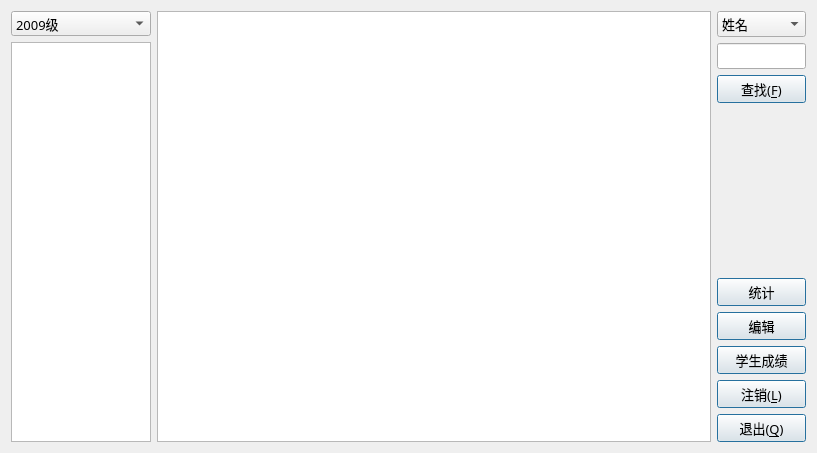
<?xml version="1.0" encoding="UTF-8"?>
<ui version="4.0">
 <class>Window</class>
 <widget class="QWidget" name="Window">
  <property name="geometry">
   <rect>
    <x>0</x>
    <y>0</y>
    <width>817</width>
    <height>453</height>
   </rect>
  </property>
  <property name="minimumSize">
   <size>
    <width>817</width>
    <height>453</height>
   </size>
  </property>
  <property name="font">
   <font>
    <family>微软雅黑</family>
   </font>
  </property>
  <property name="windowTitle">
   <string>西北工业大学软件与微电子学院综合测评系统</string>
  </property>
  <property name="windowIcon">
   <iconset resource="image.qrc">
    <normaloff>:/image/image/icon.png</normaloff>:/image/image/icon.png</iconset>
  </property>
  <property name="styleSheet">
   <string notr="true">QWidget#Window{border-image:url(./background.png);}</string>
  </property>
  <layout class="QGridLayout" name="gridLayout">
   <item row="0" column="0">
    <widget class="QComboBox" name="gradeBox">
     <property name="maximumSize">
      <size>
       <width>141</width>
       <height>25</height>
      </size>
     </property>
     <property name="font">
      <font>
       <family>微软雅黑</family>
       <pointsize>10</pointsize>
      </font>
     </property>
     <item>
      <property name="text">
       <string>2009级</string>
      </property>
     </item>
     <item>
      <property name="text">
       <string>2010级</string>
      </property>
     </item>
     <item>
      <property name="text">
       <string>2011级</string>
      </property>
     </item>
    </widget>
   </item>
   <item row="0" column="1" rowspan="2">
    <widget class="QTableView" name="studentView">
     <property name="minimumSize">
      <size>
       <width>400</width>
       <height>0</height>
      </size>
     </property>
     <property name="font">
      <font>
       <family>微软雅黑</family>
       <pointsize>10</pointsize>
       <weight>50</weight>
       <italic>false</italic>
       <bold>false</bold>
      </font>
     </property>
     <property name="focusPolicy">
      <enum>Qt::NoFocus</enum>
     </property>
     <property name="styleSheet">
      <string notr="true">font: 10pt &quot;微软雅黑&quot;;</string>
     </property>
    </widget>
   </item>
   <item row="0" column="2" rowspan="2">
    <layout class="QVBoxLayout" name="verticalLayout">
     <item>
      <widget class="QComboBox" name="findcomboBox">
       <property name="maximumSize">
        <size>
         <width>89</width>
         <height>16777215</height>
        </size>
       </property>
       <property name="font">
        <font>
         <family>微软雅黑</family>
         <pointsize>10</pointsize>
        </font>
       </property>
       <property name="focusPolicy">
        <enum>Qt::NoFocus</enum>
       </property>
       <item>
        <property name="text">
         <string>姓名</string>
        </property>
       </item>
       <item>
        <property name="text">
         <string>学号</string>
        </property>
       </item>
      </widget>
     </item>
     <item>
      <widget class="QLineEdit" name="findEdit">
       <property name="maximumSize">
        <size>
         <width>89</width>
         <height>16777215</height>
        </size>
       </property>
       <property name="font">
        <font>
         <family>微软雅黑</family>
         <pointsize>10</pointsize>
        </font>
       </property>
       <property name="focusPolicy">
        <enum>Qt::ClickFocus</enum>
       </property>
      </widget>
     </item>
     <item>
      <widget class="QPushButton" name="findButton">
       <property name="maximumSize">
        <size>
         <width>89</width>
         <height>16777215</height>
        </size>
       </property>
       <property name="font">
        <font>
         <family>微软雅黑</family>
         <pointsize>10</pointsize>
        </font>
       </property>
       <property name="focusPolicy">
        <enum>Qt::ClickFocus</enum>
       </property>
       <property name="text">
        <string>查找(&amp;F)</string>
       </property>
       <property name="autoDefault">
        <bool>false</bool>
       </property>
       <property name="default">
        <bool>true</bool>
       </property>
      </widget>
     </item>
     <item>
      <spacer name="verticalSpacer">
       <property name="orientation">
        <enum>Qt::Vertical</enum>
       </property>
       <property name="sizeHint" stdset="0">
        <size>
         <width>20</width>
         <height>108</height>
        </size>
       </property>
      </spacer>
     </item>
     <item>
      <widget class="QPushButton" name="rangeButton">
       <property name="maximumSize">
        <size>
         <width>89</width>
         <height>16777215</height>
        </size>
       </property>
       <property name="font">
        <font>
         <family>微软雅黑</family>
         <pointsize>10</pointsize>
        </font>
       </property>
       <property name="text">
        <string>统计</string>
       </property>
       <property name="default">
        <bool>true</bool>
       </property>
      </widget>
     </item>
     <item>
      <widget class="QPushButton" name="editButton">
       <property name="maximumSize">
        <size>
         <width>89</width>
         <height>16777215</height>
        </size>
       </property>
       <property name="font">
        <font>
         <family>微软雅黑</family>
         <pointsize>10</pointsize>
        </font>
       </property>
       <property name="text">
        <string>编辑</string>
       </property>
       <property name="default">
        <bool>true</bool>
       </property>
      </widget>
     </item>
     <item>
      <widget class="QPushButton" name="showScoreButton">
       <property name="maximumSize">
        <size>
         <width>89</width>
         <height>16777215</height>
        </size>
       </property>
       <property name="font">
        <font>
         <family>微软雅黑</family>
         <pointsize>10</pointsize>
        </font>
       </property>
       <property name="text">
        <string>学生成绩</string>
       </property>
       <property name="default">
        <bool>true</bool>
       </property>
      </widget>
     </item>
     <item>
      <widget class="QPushButton" name="logoutButton">
       <property name="maximumSize">
        <size>
         <width>89</width>
         <height>16777215</height>
        </size>
       </property>
       <property name="font">
        <font>
         <family>微软雅黑</family>
         <pointsize>10</pointsize>
        </font>
       </property>
       <property name="text">
        <string>注销(&amp;L)</string>
       </property>
       <property name="default">
        <bool>true</bool>
       </property>
      </widget>
     </item>
     <item>
      <widget class="QPushButton" name="exitButton">
       <property name="maximumSize">
        <size>
         <width>89</width>
         <height>16777215</height>
        </size>
       </property>
       <property name="font">
        <font>
         <family>微软雅黑</family>
         <pointsize>10</pointsize>
        </font>
       </property>
       <property name="text">
        <string>退出(&amp;Q)</string>
       </property>
       <property name="default">
        <bool>true</bool>
       </property>
      </widget>
     </item>
    </layout>
   </item>
   <item row="1" column="0">
    <widget class="QListView" name="classView">
     <property name="maximumSize">
      <size>
       <width>140</width>
       <height>16777215</height>
      </size>
     </property>
     <property name="font">
      <font>
       <pointsize>10</pointsize>
      </font>
     </property>
    </widget>
   </item>
  </layout>
 </widget>
 <tabstops>
  <tabstop>gradeBox</tabstop>
  <tabstop>classView</tabstop>
  <tabstop>rangeButton</tabstop>
  <tabstop>editButton</tabstop>
  <tabstop>showScoreButton</tabstop>
  <tabstop>logoutButton</tabstop>
  <tabstop>exitButton</tabstop>
 </tabstops>
 <resources>
  <include location="image.qrc"/>
 </resources>
 <connections>
  <connection>
   <sender>exitButton</sender>
   <signal>clicked()</signal>
   <receiver>Window</receiver>
   <slot>close()</slot>
   <hints>
    <hint type="sourcelabel">
     <x>760</x>
     <y>431</y>
    </hint>
    <hint type="destinationlabel">
     <x>720</x>
     <y>446</y>
    </hint>
   </hints>
  </connection>
 </connections>
</ui>
